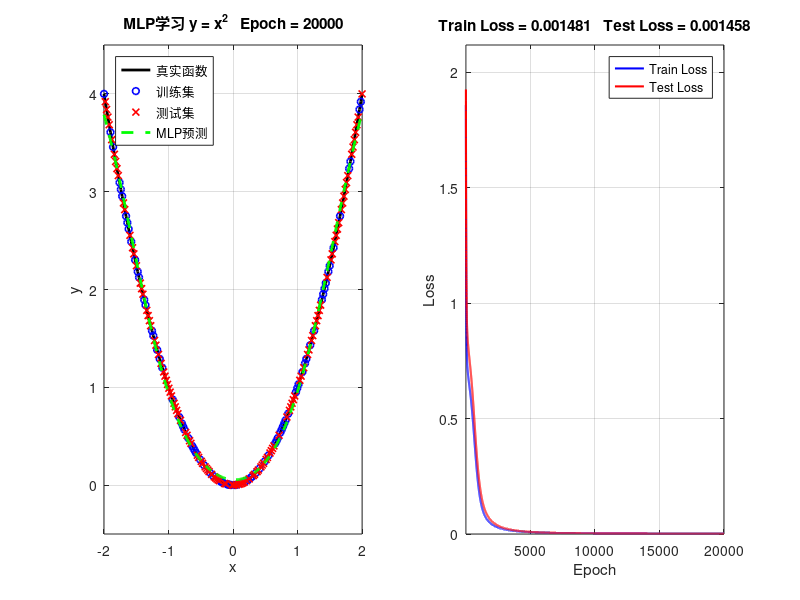

MATLAB code for this plot:
clc;
clear;
close all;

%% =========================================================
% MLP 直观仿真
%
% 目标：
%       y = x^2
%
% 网络：
%       1输入
%          ↓
%      10个隐藏神经元
%          ↓
%       1输出
%
% 数据：
%       80个训练样本
%       120个测试样本
%
% 训练过程中实时观察：
%       1. 训练数据
%       2. 测试数据
%       3. 真实函数
%       4. MLP预测曲线
%       5. Train Loss
%       6. Test Loss
%% =========================================================


%% =========================================================
% 1. 生成数据
%% =========================================================

rng(1);

% 先生成200个数据点
X_all = linspace(-2, 2, 200);
Y_all = X_all.^2;

% 打乱索引
idx = randperm(length(X_all));

% 80个训练样本
train_idx = idx(1:80);

% 120个测试样本
test_idx = idx(81:end);

X_train = X_all(train_idx);
Y_train = Y_all(train_idx);

X_test = X_all(test_idx);
Y_test = Y_all(test_idx);

% 排序，方便画图
[X_train, sort_train] = sort(X_train);
Y_train = Y_train(sort_train);

[X_test, sort_test] = sort(X_test);
Y_test = Y_test(sort_test);

% 训练样本数量
m = length(X_train);


%% =========================================================
% 2. MLP结构
%% =========================================================

input_size  = 1;
hidden_size = 10;
output_size = 1;


%% =========================================================
% 3. 初始化参数
%% =========================================================

W1 = randn(hidden_size, input_size) * 0.5;
b1 = zeros(hidden_size, 1);

W2 = randn(output_size, hidden_size) * 0.5;
b2 = 0;


%% =========================================================
% 4. 超参数
%% =========================================================

learning_rate = 0.01;

epochs = 20000;

% 每隔多少轮更新一次图
plot_interval = 200;


%% =========================================================
% 5. 保存Loss
%% =========================================================

train_loss_history = zeros(epochs, 1);
test_loss_history  = zeros(epochs, 1);


%% =========================================================
% 6. 创建动态画图窗口
%% =========================================================

figure;

% ---------------------------------------------------------
% 左边：曲线拟合情况
% ---------------------------------------------------------

subplot(1, 2, 1);

h_true = plot(X_all, Y_all, ...
    'k-', 'LineWidth', 2);

hold on;

h_train = plot(X_train, Y_train, ...
    'bo', ...
    'MarkerSize', 5, ...
    'LineWidth', 1.2);

h_test = plot(X_test, Y_test, ...
    'rx', ...
    'MarkerSize', 5, ...
    'LineWidth', 1.2);

% 初始MLP曲线
X_plot = linspace(-2, 2, 300);

h_pred = plot(X_plot, zeros(size(X_plot)), ...
    'g--', ...
    'LineWidth', 2);

xlabel('x');
ylabel('y');

title('MLP学习 y = x^2');

legend( ...
    '真实函数', ...
    '训练集', ...
    '测试集', ...
    'MLP预测', ...
    'Location', 'northwest');

grid on;

xlim([-2 2]);
ylim([-0.5 4.5]);


% ---------------------------------------------------------
% 右边：Loss
% ---------------------------------------------------------

subplot(1, 2, 2);

h_train_loss = plot( ...
    1:epochs, ...
    zeros(epochs,1), ...
    'b-', ...
    'LineWidth', 1.5);

hold on;

h_test_loss = plot( ...
    1:epochs, ...
    zeros(epochs,1), ...
    'r-', ...
    'LineWidth', 1.5);

xlabel('Epoch');

ylabel('Loss');

title('训练过程');

legend( ...
    'Train Loss', ...
    'Test Loss');

grid on;

xlim([1 epochs]);


%% =========================================================
% 7. 开始训练
%% =========================================================

for epoch = 1:epochs

    %% =====================================================
    % 一、前向传播
    %% =====================================================

    % -----------------------------------------------------
    % 第一层
    %
    % W1 : 10×1
    % X  : 1×80
    %
    % Z1 : 10×80
    % -----------------------------------------------------

    Z1 = W1 * X_train + b1;

    % tanh激活
    A1 = tanh(Z1);


    % -----------------------------------------------------
    % 第二层
    %
    % W2 : 1×10
    % A1 : 10×80
    %
    % Z2 : 1×80
    % -----------------------------------------------------

    Z2 = W2 * A1 + b2;

    % 输出层线性
    A2 = Z2;


    %% =====================================================
    % 二、训练Loss
    %% =====================================================

    train_loss = mean((A2 - Y_train).^2) / 2;

    train_loss_history(epoch) = train_loss;


    %% =====================================================
    % 三、反向传播
    %% =====================================================

    % -----------------------------------------------------
    % 输出层
    %
    % L = 1/2 (A2-Y)^2
    %
    % dL/dA2 = A2-Y
    % -----------------------------------------------------

    dA2 = A2 - Y_train;

    % 输出层线性
    dZ2 = dA2;


    % -----------------------------------------------------
    % 第二层权重
    %
    % dW2 = dZ2 * A1'
    % -----------------------------------------------------

    dW2 = (dZ2 * A1') / m;

    % 第二层偏置
    db2 = sum(dZ2, 2) / m;


    % -----------------------------------------------------
    % 梯度继续向前
    %
    % dA1 = W2' * dZ2
    % -----------------------------------------------------

    dA1 = W2' * dZ2;


    % -----------------------------------------------------
    % 穿过tanh
    %
    % tanh导数：
    %
    % 1 - A1^2
    % -----------------------------------------------------

    dZ1 = dA1 .* (1 - A1.^2);


    % -----------------------------------------------------
    % 第一层
    %
    % dW1 = dZ1 * X'
    % -----------------------------------------------------

    dW1 = (dZ1 * X_train') / m;

    % 第一层偏置
    db1 = sum(dZ1, 2) / m;


    %% =====================================================
    % 四、梯度下降
    %% =====================================================

    W2 = W2 - learning_rate * dW2;

    b2 = b2 - learning_rate * db2;

    W1 = W1 - learning_rate * dW1;

    b1 = b1 - learning_rate * db1;


    %% =====================================================
    % 五、测试
    %
    % 注意：
    %
    % 测试集只进行前向传播
    %
    % 不参与反向传播
    % 不更新W和b
    %% =====================================================

    Z1_test = W1 * X_test + b1;

    A1_test = tanh(Z1_test);

    Z2_test = W2 * A1_test + b2;

    A2_test = Z2_test;

    test_loss = mean((A2_test - Y_test).^2) / 2;

    test_loss_history(epoch) = test_loss;


    %% =====================================================
    % 六、动态显示
    %% =====================================================

    if mod(epoch, plot_interval) == 0

        % -------------------------------------------------
        % 计算当前MLP曲线
        % -------------------------------------------------

        Z1_plot = W1 * X_plot + b1;

        A1_plot = tanh(Z1_plot);

        Z2_plot = W2 * A1_plot + b2;

        Y_plot_pred = Z2_plot;


        % -------------------------------------------------
        % 更新MLP曲线
        % -------------------------------------------------

        set(h_pred, ...
            'YData', Y_plot_pred);


        % -------------------------------------------------
        % 更新Loss曲线
        % -------------------------------------------------

        set(h_train_loss, ...
            'YData', train_loss_history);

        set(h_test_loss, ...
            'YData', test_loss_history);


        % 自动调整Loss纵坐标
        max_loss = max( ...
            train_loss_history(1:epoch));

        max_test_loss = max( ...
            test_loss_history(1:epoch));

        max_loss = max(max_loss, max_test_loss);

        if max_loss > 0
            ylim([0 max_loss * 1.1]);
        end


        % -------------------------------------------------
        % 标题显示当前训练状态
        % -------------------------------------------------

        subplot(1, 2, 1);

        title(sprintf( ...
            'MLP学习 y = x^2   Epoch = %d', ...
            epoch));


        subplot(1, 2, 2);

        title(sprintf( ...
            'Train Loss = %.6f   Test Loss = %.6f', ...
            train_loss, test_loss));


        drawnow;

    end

end


%% =========================================================
% 8. 最终测试
%% =========================================================

fprintf('\n=============================\n');
fprintf('训练完成\n');
fprintf('=============================\n');

fprintf('最终 Train Loss = %.8f\n', ...
    train_loss_history(end));

fprintf('最终 Test Loss  = %.8f\n', ...
    test_loss_history(end));


%% =========================================================
% 9. 输出测试结果
%% =========================================================

fprintf('\n测试集预测：\n');

test_x = [-2 -1 0 1 2];

for i = 1:length(test_x)

    x = test_x(i);

    z1 = W1 * x + b1;

    a1 = tanh(z1);

    y_pred = W2 * a1 + b2;

    fprintf( ...
        'x = %5.2f, 真实值 = %5.3f, MLP = %7.4f\n', ...
        x, x^2, y_pred);

end
